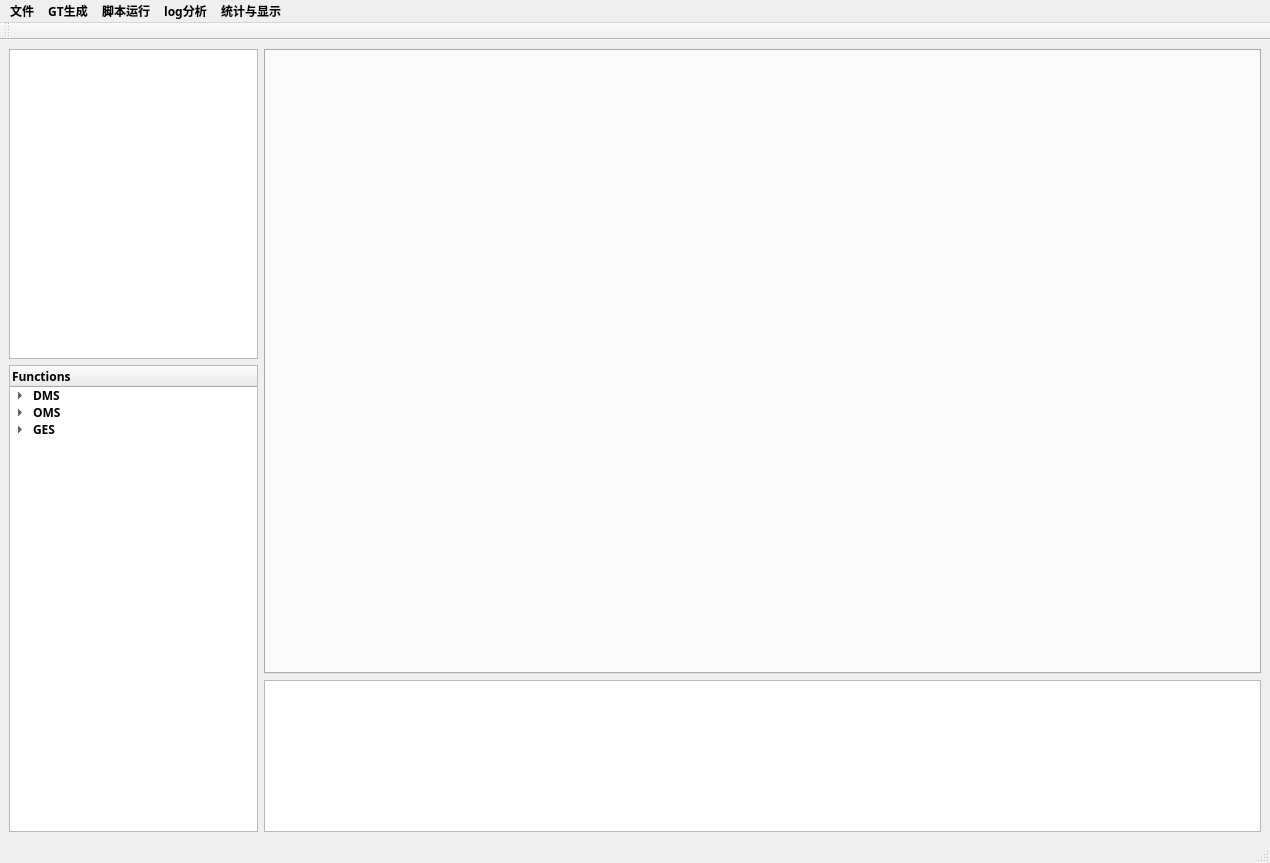
<?xml version="1.0" encoding="UTF-8"?>
<ui version="4.0">
 <class>MainWindow</class>
 <widget class="QMainWindow" name="MainWindow">
  <property name="geometry">
   <rect>
    <x>0</x>
    <y>0</y>
    <width>1270</width>
    <height>863</height>
   </rect>
  </property>
  <property name="sizePolicy">
   <sizepolicy hsizetype="Preferred" vsizetype="Preferred">
    <horstretch>1</horstretch>
    <verstretch>1</verstretch>
   </sizepolicy>
  </property>
  <property name="font">
   <font>
    <family>Agency FB</family>
    <pointsize>9</pointsize>
    <weight>75</weight>
    <bold>true</bold>
   </font>
  </property>
  <property name="windowTitle">
   <string>SenseAuto Cabin Smart Test Tool</string>
  </property>
  <property name="windowIcon">
   <iconset>
    <normaloff>icon/捕获.PNG</normaloff>icon/捕获.PNG</iconset>
  </property>
  <property name="windowOpacity">
   <double>1.000000000000000</double>
  </property>
  <property name="autoFillBackground">
   <bool>true</bool>
  </property>
  <property name="styleSheet">
   <string notr="true"/>
  </property>
  <property name="iconSize">
   <size>
    <width>256</width>
    <height>256</height>
   </size>
  </property>
  <property name="animated">
   <bool>true</bool>
  </property>
  <property name="tabShape">
   <enum>QTabWidget::Triangular</enum>
  </property>
  <widget class="QWidget" name="centralwidget">
   <layout class="QVBoxLayout" name="verticalLayout">
    <item>
     <layout class="QGridLayout" name="gridLayout_2">
      <item row="0" column="0" rowspan="3" colspan="2">
       <layout class="QGridLayout" name="gridLayout">
        <item row="2" column="1" rowspan="3">
         <widget class="QTreeWidget" name="treeWidget_functions">
          <property name="sizePolicy">
           <sizepolicy hsizetype="Expanding" vsizetype="Expanding">
            <horstretch>1</horstretch>
            <verstretch>1</verstretch>
           </sizepolicy>
          </property>
          <column>
           <property name="text">
            <string>Functions</string>
           </property>
          </column>
          <item>
           <property name="text">
            <string>DMS</string>
           </property>
           <item>
            <property name="text">
             <string>FACEID</string>
            </property>
           </item>
           <item>
            <property name="text">
             <string>Drowsiness</string>
            </property>
           </item>
           <item>
            <property name="text">
             <string>GAZEAOI</string>
            </property>
           </item>
           <item>
            <property name="text">
             <string>Distraction</string>
            </property>
           </item>
           <item>
            <property name="text">
             <string>DMS Action</string>
            </property>
           </item>
          </item>
          <item>
           <property name="text">
            <string>OMS</string>
           </property>
           <item>
            <property name="text">
             <string>OMS Action</string>
            </property>
           </item>
           <item>
            <property name="text">
             <string>Gender</string>
            </property>
           </item>
           <item>
            <property name="text">
             <string>Age</string>
            </property>
           </item>
           <item>
            <property name="text">
             <string>Emotion</string>
            </property>
           </item>
           <item>
            <property name="text">
             <string>Child</string>
            </property>
           </item>
           <item>
            <property name="text">
             <string>PA</string>
            </property>
           </item>
           <item>
            <property name="text">
             <string>Safety Seat</string>
            </property>
           </item>
          </item>
          <item>
           <property name="text">
            <string>GES</string>
           </property>
           <item>
            <property name="text">
             <string>Static</string>
            </property>
           </item>
           <item>
            <property name="text">
             <string>Dynamic</string>
            </property>
           </item>
          </item>
         </widget>
        </item>
        <item row="4" column="2" colspan="4">
         <widget class="QTextBrowser" name="Dialog_textBrowser">
          <property name="sizePolicy">
           <sizepolicy hsizetype="Expanding" vsizetype="Expanding">
            <horstretch>1</horstretch>
            <verstretch>1</verstretch>
           </sizepolicy>
          </property>
         </widget>
        </item>
        <item row="0" column="2" rowspan="4" colspan="4">
         <widget class="QTabWidget" name="tabWidget">
          <property name="sizePolicy">
           <sizepolicy hsizetype="Expanding" vsizetype="Expanding">
            <horstretch>1</horstretch>
            <verstretch>1</verstretch>
           </sizepolicy>
          </property>
          <property name="styleSheet">
           <string notr="true"/>
          </property>
          <property name="tabShape">
           <enum>QTabWidget::Rounded</enum>
          </property>
          <property name="tabsClosable">
           <bool>true</bool>
          </property>
          <property name="movable">
           <bool>true</bool>
          </property>
         </widget>
        </item>
        <item row="0" column="1" rowspan="2">
         <widget class="QTreeView" name="treeView"/>
        </item>
       </layout>
      </item>
     </layout>
    </item>
   </layout>
  </widget>
  <widget class="QStatusBar" name="statusbar"/>
  <widget class="QToolBar" name="toolBar">
   <property name="windowTitle">
    <string>toolBar</string>
   </property>
   <attribute name="toolBarArea">
    <enum>TopToolBarArea</enum>
   </attribute>
   <attribute name="toolBarBreak">
    <bool>false</bool>
   </attribute>
  </widget>
  <widget class="QMenuBar" name="menubar">
   <property name="geometry">
    <rect>
     <x>0</x>
     <y>0</y>
     <width>1270</width>
     <height>26</height>
    </rect>
   </property>
   <widget class="QMenu" name="menuGT">
    <property name="title">
     <string>GT生成</string>
    </property>
    <addaction name="action_Functions_GT"/>
    <addaction name="actionGenerate_GT"/>
   </widget>
   <widget class="QMenu" name="menu">
    <property name="title">
     <string>文件</string>
    </property>
    <addaction name="actionSSH"/>
    <addaction name="actionNew_Project"/>
    <addaction name="actionOpen_Project"/>
    <addaction name="actionExit"/>
    <addaction name="actionHelp"/>
   </widget>
   <widget class="QMenu" name="menu_2">
    <property name="title">
     <string>脚本运行</string>
    </property>
    <addaction name="action_Functions_script"/>
    <addaction name="actionRun_Script"/>
    <addaction name="actionMCU_Connection_Settings"/>
   </widget>
   <widget class="QMenu" name="menu_3">
    <property name="title">
     <string>log分析</string>
    </property>
    <addaction name="action_Functions_log"/>
    <addaction name="actionlog_analysis"/>
   </widget>
   <widget class="QMenu" name="menu_display">
    <property name="title">
     <string>统计与显示</string>
    </property>
    <addaction name="action_Functions_statistics"/>
    <addaction name="action_runanalysis"/>
    <addaction name="action_openfile"/>
    <addaction name="action_savefile"/>
   </widget>
   <addaction name="menu"/>
   <addaction name="menuGT"/>
   <addaction name="menu_2"/>
   <addaction name="menu_3"/>
   <addaction name="menu_display"/>
  </widget>
  <action name="actionSSH">
   <property name="text">
    <string>SSH</string>
   </property>
  </action>
  <action name="actionlog_analysis">
   <property name="text">
    <string>Analyze Log</string>
   </property>
  </action>
  <action name="actionStatic_Gesture">
   <property name="text">
    <string>Static Gesture</string>
   </property>
  </action>
  <action name="actionDynamic_Gesture">
   <property name="text">
    <string>Dynamic Gesture</string>
   </property>
  </action>
  <action name="actionChild_Detection">
   <property name="text">
    <string>OMS Child</string>
   </property>
  </action>
  <action name="actionOMS_Action">
   <property name="text">
    <string>OMS Action</string>
   </property>
  </action>
  <action name="actionOMS_Safety_Belt">
   <property name="text">
    <string>OMS Safety Belt</string>
   </property>
  </action>
  <action name="actionOMS_PA">
   <property name="text">
    <string>OMS PA</string>
   </property>
  </action>
  <action name="actionOMS_Attribute">
   <property name="text">
    <string>OMS Attribute</string>
   </property>
  </action>
  <action name="actionFACE_ID">
   <property name="text">
    <string>DMS FACEID</string>
   </property>
  </action>
  <action name="actionDMS_Action">
   <property name="text">
    <string>DMS Action</string>
   </property>
  </action>
  <action name="actionDMS_GAZEAOI">
   <property name="text">
    <string>DMS GAZEAOI</string>
   </property>
  </action>
  <action name="action_runanalysis">
   <property name="text">
    <string>Run Analysis</string>
   </property>
  </action>
  <action name="action_openfile">
   <property name="text">
    <string>Open File</string>
   </property>
  </action>
  <action name="action_savefile">
   <property name="text">
    <string>Save File</string>
   </property>
  </action>
  <action name="actionNew_Project">
   <property name="text">
    <string>New Project</string>
   </property>
  </action>
  <action name="action_Functions_statistics">
   <property name="text">
    <string>Functoins</string>
   </property>
  </action>
  <action name="actionOpen_Project">
   <property name="text">
    <string>Open Project</string>
   </property>
  </action>
  <action name="actionExit">
   <property name="text">
    <string>Exit</string>
   </property>
  </action>
  <action name="actionHelp">
   <property name="text">
    <string>Help</string>
   </property>
  </action>
  <action name="action_Functions_GT">
   <property name="text">
    <string>Functions</string>
   </property>
  </action>
  <action name="action_Functions_log">
   <property name="text">
    <string>Functions</string>
   </property>
  </action>
  <action name="action_Functions_script">
   <property name="text">
    <string>Functions</string>
   </property>
  </action>
  <action name="actionRun_Script">
   <property name="text">
    <string>Run Script</string>
   </property>
  </action>
  <action name="actionGenerate_GT">
   <property name="text">
    <string>Generate GT</string>
   </property>
  </action>
  <action name="actionMCU_Connection_Settings">
   <property name="text">
    <string>MCU Connection Settings</string>
   </property>
  </action>
 </widget>
 <resources>
  <include location="icon/senseauto_2.qrc"/>
 </resources>
 <connections/>
</ui>
